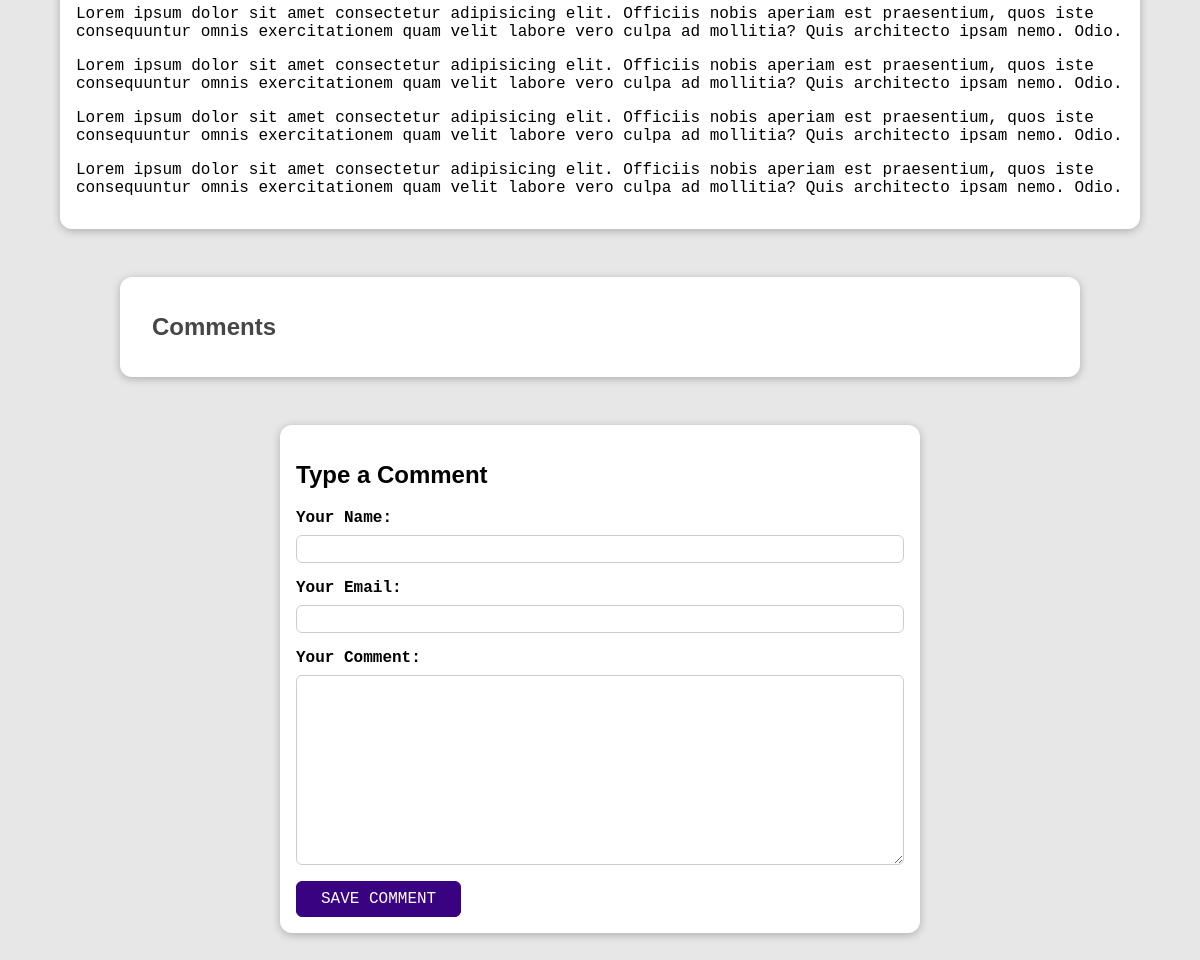
Before: /posts/programming-is-fun (lower part) with the older database file.
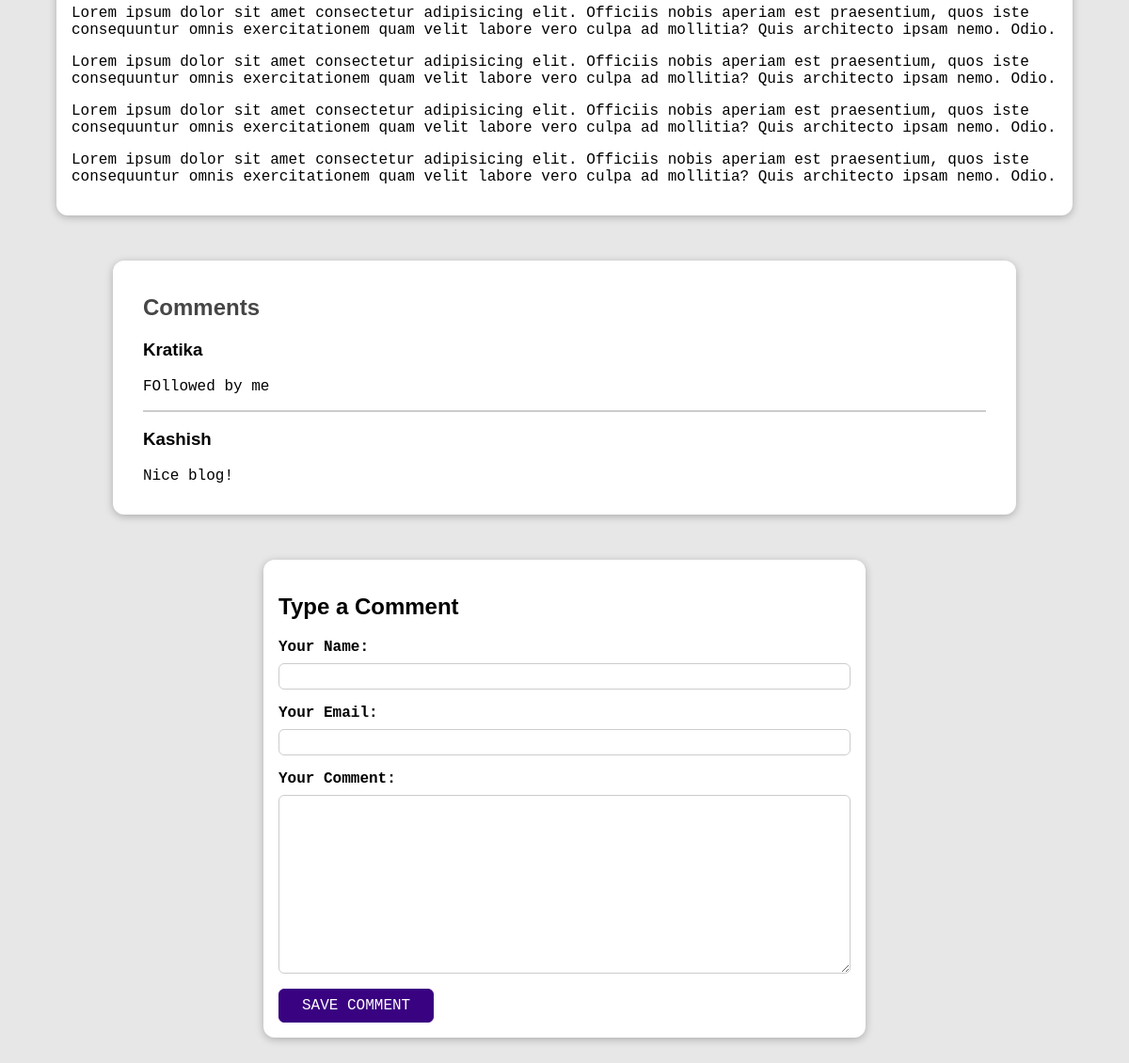
After: the same page with the newer database file.
### blog/models.py (models this page shows, shortened)
class Post(models.Model):
    title = models.CharField(max_length=50)
    excerpt = models.CharField(max_length=250)
    image = models.ImageField(upload_to='posts', null=True)
    date = models.DateField(auto_now=True)
    slug = models.SlugField(unique=True, db_index=True)
    content = models.TextField(validators=[MinLengthValidator(10)])
    author = models.ForeignKey(Author, null=True, on_delete=models.SET_NULL, related_name='posts')
    tags = models.ManyToManyField(Tag)

class Comment(models.Model):
    user_name = models.CharField(max_length=120)
    user_email = models.EmailField()
    text = models.TextField(max_length=400)
    post = models.ForeignKey(Post, on_delete=models.CASCADE, related_name='comments')

### blog/views.py (the view, shortened to what this page needs)
# urls.py: path('posts/<slug:slug>', views.DetailPostView.as_view(), name='post-detail-page'),
class DetailPostView(View):
    def is_stored_post(self, request, post_id):
        stored_posts = request.session.get("stored_posts")
        if stored_posts is not None:
            saved_for_later = post_id in stored_posts
        else:
            saved_for_later = False
        return saved_for_later
    def get(self, request, slug):
        post = Post.objects.get(slug=slug)
        context = {
            "post": post,
            "post_tags": post.tags.all(),
            "comment_form": CommentForm(),
            "comments": post.comments.all().order_by("-id"),
            "saved_for_later": self.is_stored_post(request, post.id)
        }
        return render(request, "blog/post-detail.html", context)

### blog/forms.py
class CommentForm(forms.ModelForm):
    class Meta:
        model = Comment
        exclude = ['post']
        labels = {
            "user_name": "Your Name",
            "user_email": "Your Email",
            "text": "Your Comment"
        }

### blog/models.py (called while the page is built)
    def __str__(self):
        return f"{self.first_name} {self.last_name}"

### blog/templates/blog/post-detail.html (shortened to what this page needs)
{% extends 'base.html' %}
{% load static %}
{% block css_files %}
    <link rel="stylesheet" href="{% static "blog/post-detail.css" %}?{% now "U" %}">
{% endblock %}
{% block content %}
    <main>
        {{ post.content|linebreaks }}
    </main>
    <section id="comments">
        <h2>Comments</h2>
        <ul>
            {% for comment in comments %}
                <li>
                    <h3>{{ comment.user_name }}</h3>
                    <p>{{ comment.text|linebreaks }}</p>
                </li>
            {% endfor %}
        </ul>
    </section>
    <section id="comment_form">
        <h2>Type a Comment</h2>
        <form method="POST" action="{% url "post-detail-page" post.slug %}">
            {% for field in comment_form %}
                <div class="form-control {% if field.errors %}invalid{% endif %}">
                    {{ field.label_tag }}
                    {{ field }}
                </div>
            {% endfor %}
            <button>SAVE COMMENT</button>
        </form>
    </section>
{% endblock %}

### templates/base.html (shortened to what this page needs)
{% load static %}
<!doctype html>
<html lang="en">
<head>
    <link rel="stylesheet" href="{% static "app.css" %}?{% now "U" %}">
    {% block css_files %}{% endblock %}
</head>
<body>
{% block content %}
{% endblock %}
</body>
</html>

### static/app.css (style rules this page uses)
* { box-sizing: border-box; }
html { font-family: "Tahoma", monospace; }
body { margin: 0; }
h1, h2, h3 { font-family: "Comic Sans MS", sans-serif; font-weight: bold; }

### blog/static/blog/post-detail.css (style rules this page uses)
body { background-color: #e7e7e7; }
main { width: 90%; max-width: 90rem; margin: 3rem auto; background-color: white; padding: 1rem; border-radius: 12px; box-shadow: 0 2px 8px rgba(0, 0, 0, 0.25); }
#comment_form { width: 90%; margin: 3rem auto; max-width: 40rem; border-radius: 12px; background-color: white; box-shadow: 0 2px 8px rgba(0, 0, 0, 0.25); padding: 1rem; }
.form-control { margin-bottom: 1rem; }
.form-control label { font-weight: bold; margin-bottom: 0.5rem; display: block; }
.form-control input, .form-control textarea { display: block; width: 100%; font: inherit; padding: 0.25rem; border-radius: 6px; border: 1px solid #ccc; }
#comment_form button { font: inherit; background-color:#390281; color:#fff; border: 1px solid #390281; padding:0.5rem 1.5rem; border-radius: 6px; cursor: pointer; }
#comments { margin: 3rem auto; width: 90%; max-width: 60rem; border-radius: 12px; background-color: white; box-shadow: 0 2px 8px rgba(0, 0, 0, 0.25); padding: 1rem 2rem; }
#comments ul { list-style: none; margin: 0; padding: 0; }
#comments li { margin-bottom: 1rem; border-bottom: 2px solid #ccc; }
#comments li:last-of-type { border-bottom: none; }
#comments h2 { color: #464646; }

Changed rows visible on the page:
added Comment: user_name "Kratika", text "FOllowed by me"
added Comment: user_name "Kashish", text "Nice blog!"
